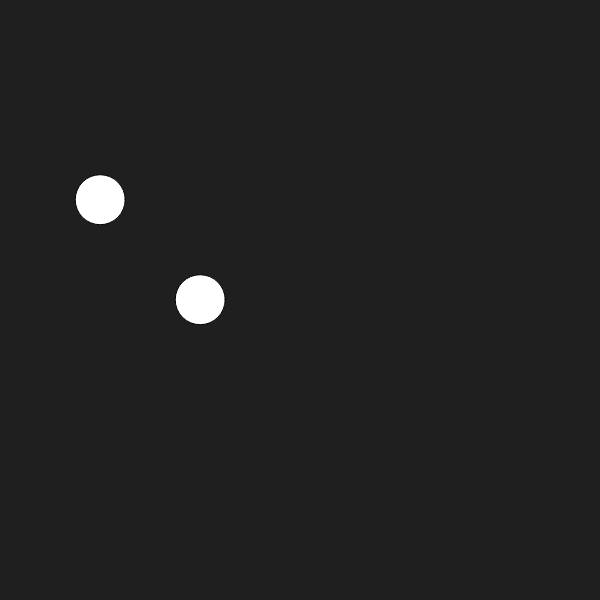
Frame 1 (no input)
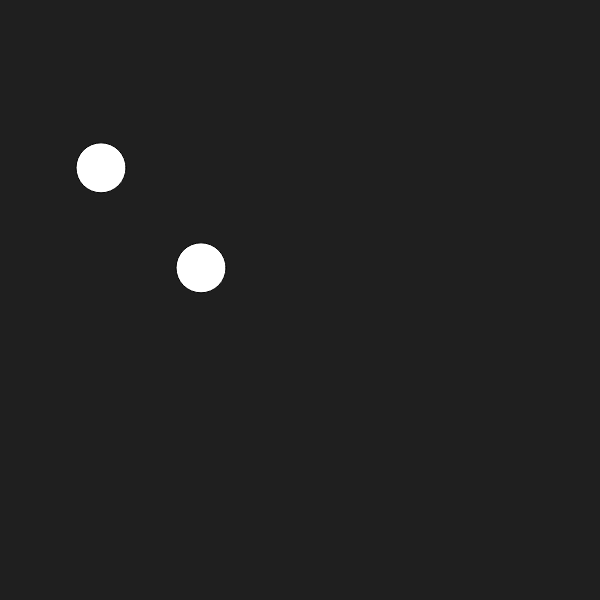
Frame 60 (no input)
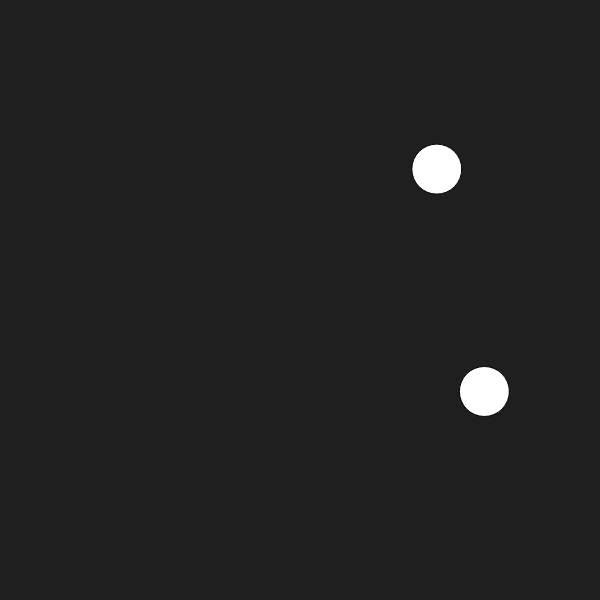
Frame 120 (the mouse pressed at the canvas centre since frame 60)

The p5.js sketch that drew these frames (run headless with seeded random() and noise() and a simulated clock; from frame 60 on, the mouse is pressed at the canvas centre):

// p5.js sketch
// ── sketch.js
var p1 ;
var p2 ;

function setup() {
  createCanvas(600,600);
  p1 = new Particle(100,200);
  p2 = new Particle(200,300);
}

function draw() {
  background(31);
  var g = createVector(random(0.5,-0.5),random(-0.5,0.5));
  var w = createVector(random(3,-3),random(-3,3));
  
  p1.applyForce(g) ; p2.applyForce(g);
  if (mouseIsPressed){
    p1.applyForce(w) ; p2.applyForce(w);
  }
  
  p1.update() ; p2.update();
  p1.show() ; p2.show();
  p1.edges() ; p2.edges();
  
}


// ── particle.js
function Particle(x,y){
  this.pos = createVector(x,y);
  this.vel = createVector(0,0);
  this.acc = createVector(0,0);
  this.mass = 1
  
  this.applyForce = function(force){
    var f = force.copy();
    f.div(this.mass)
    this.acc.add(f);
  }
  
  this.update = function(){
    this.vel.add(this.acc);
    this.pos.add(this.vel);
    this.acc.set(0,0);
  }
  
  this.show = function(){
    ellipse(this.pos.x, this.pos.y , 50,50)
  }
  
  this.edges = function(){
    if(this.pos.y>height){
      this.vel.y *= -1;
      this.pos.y = height
    }else if(this.pos.y<0){
      this.vel.y *= -1;
      this.pos.y = 0
    }else if(this.pos.x<0){
      this.vel.x *= -1;
      this.pos.x = 0
    }else if(this.pos.x>width){
      this.vel.x *= -1;
      this.pos.x = width;
    }
    
    
  }
}
